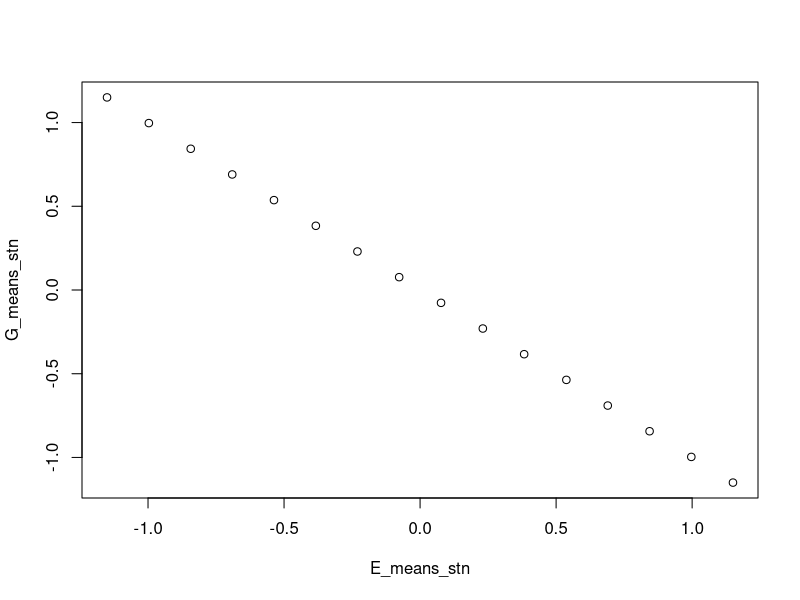
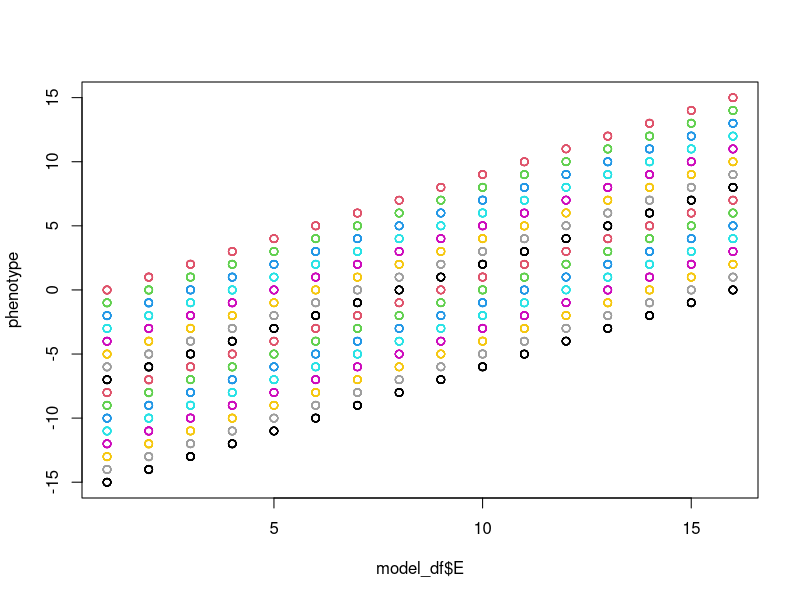

Reproduce these figures in R, in order.
## ---- chunk 1
knitr::opts_chunk$set(echo = TRUE)
## ---- chunk 2
G <- -5:5
E <- -5:5
cov(G, E)

# If G and E are independent, then scaling each one independently essentially gives a correlation:
cov(scale(G), scale(E))
cor(G, E)

G <- -5:5 + rnorm(11,0,3)
E <- -5:5
cov(G, E)

# If G and E are independent, then scaling each one independently essentially gives a correlation:
cov(scale(G), scale(E))
cor(G, E)

# However, in our case, the G and E are not independent, because they are 
# both estimated from phenotype data. And because we scale the phenotype
# data before we calculate the G means and E means, with more than 2
# gentotypes this scaling has weird effects on the covariance.

# So this suggests that correlation is a better measure. However,
# we know that correlation doesn't work with only 2 genotypes 
# the correlation between two unequal points will either be -1 or 1

## ---- chunk 3

beta1 = 1 # the amount the phenotype changes across 1 value of the environment (i.e., the slope). This is essentially the amount/degree of phenotypic plasticity that is the same across genotypes.

n_genotypes = 16 # the number of genotypes collected from different locations

beta2 = -1 # the amount the phenotype changes from one genotype to the next. This is essitially the increase intercept from one genotype to the next.

# Check #1
(E_real <- 1:n_genotypes)
(G_real <- (0:(n_genotypes-1))*beta2)
(cov_GE = cov(E_real, G_real))  # true cov for raw data
(cor_GE = cor(E_real, G_real))

# old approximation
(cov_GE_approx = beta1 * beta2) 
  # will be correlated with the magnitude of cov(G,E)

# SANITY CHECK
# IF WE DO A RECIPROCAL TRANSPLANT WITH 10 Locations and 
# 15 samples per location, we should get:
# 10 genotypes x 10 locations = 100 treatments x 15 samples = 1500 measurements

# The old code had a bug, in that it was only generating the correct data
# for the 2 population case, and not for cases with more than 2 populations

# Generate data
n = 15 # sample size
n_environments = n_genotypes # the number of common garden environments that the genotypes are grown in. Basically, genotype[i] orginates from environment[i]. This matching between genotypes and environment is important for the the cov(G,E) calculation. Here, we only consider the case of the complete reciprocal transplant experiment.

## Create levels of genotypes and environments ####
G = rep(1:n_genotypes, each=n*n_genotypes) # '0' n times, '1' n times
E = rep(1:n_environments,times=n*n_genotypes) # '0'x50, '1'x50, '0'x50, '1'x50
set.seed(97)
e = rnorm(n*n_genotypes, 0, sd=0.01) # Random noise, with standard deviation of 1
#e = 0 # EVALUATION

## Create interaction effect for each level of both factors ####
# In this case we assume the GxE interactions are a 
# normally distributed random variable with a mean of 0
# As the sd increases, so does the GxE among treatments
int <- 0#rnorm(n_genotypes * n_environments, 0, sd=10)
#int <- 0 # EVALUATION
 
 # this sd determines the amount of GxE
int_df <- data.frame(expand.grid(G=1:n_genotypes, E=1:n_environments), 
                     int)

### Create the model dataframe ####
model_df <- data.frame(G, E, e)

model_df <- merge(model_df, int_df)
model_df <- model_df[order(model_df$G, model_df$E),]
dim(model_df)
head(model_df, 30)

# Generate phenotype data using the regression equation ####
phenotype = beta1*model_df$E + beta2*model_df$G  + model_df$e + model_df$int
model_df$phenotype = phenotype
head(model_df)

(E_means <- tapply(phenotype, model_df$E, mean))
(G_means <- tapply(phenotype, model_df$G, mean))
cov(E_means, G_means)
cor(E_means, G_means)
  # this should match the "true cov for raw data" I put above

# but the issue is we standardize the phenotype. So what happens when we do that?
phenotype_stn = (phenotype-mean(phenotype))/sd(phenotype)
(E_means_stn <- tapply(phenotype_stn, model_df$E, mean))
(G_means_stn <- tapply(phenotype_stn, model_df$G, mean))
plot(E_means_stn, G_means_stn)
cov(E_means_stn, G_means_stn)
cor(E_means_stn, G_means_stn)
  
plot(phenotype~model_df$E, col=model_df$G+1)

